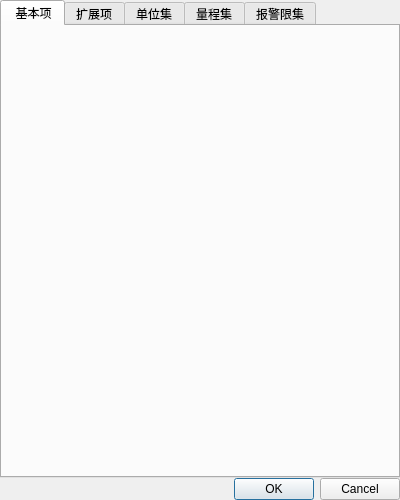
<?xml version="1.0" encoding="UTF-8"?>
<ui version="4.0">
 <class>VariantEditDialog</class>
 <widget class="QDialog" name="VariantEditDialog">
  <property name="geometry">
   <rect>
    <x>0</x>
    <y>0</y>
    <width>400</width>
    <height>500</height>
   </rect>
  </property>
  <property name="windowTitle">
   <string>Dialog</string>
  </property>
  <layout class="QVBoxLayout" name="verticalLayout" stretch="6,1">
   <property name="spacing">
    <number>0</number>
   </property>
   <property name="leftMargin">
    <number>0</number>
   </property>
   <property name="topMargin">
    <number>0</number>
   </property>
   <property name="rightMargin">
    <number>0</number>
   </property>
   <property name="bottomMargin">
    <number>0</number>
   </property>
   <item>
    <widget class="QTabWidget" name="tw">
     <property name="sizePolicy">
      <sizepolicy hsizetype="Expanding" vsizetype="Preferred">
       <horstretch>0</horstretch>
       <verstretch>0</verstretch>
      </sizepolicy>
     </property>
     <property name="currentIndex">
      <number>0</number>
     </property>
     <widget class="QWidget" name="tab_basic">
      <attribute name="title">
       <string> 基本项</string>
      </attribute>
     </widget>
     <widget class="QWidget" name="tab_extend">
      <attribute name="title">
       <string>扩展项</string>
      </attribute>
     </widget>
     <widget class="QWidget" name="tab_unit_set">
      <attribute name="title">
       <string>单位集</string>
      </attribute>
     </widget>
     <widget class="QWidget" name="tab_miles_set">
      <attribute name="title">
       <string>量程集</string>
      </attribute>
     </widget>
     <widget class="QWidget" name="tab_alarm_limits_set">
      <attribute name="title">
       <string>报警限集</string>
      </attribute>
     </widget>
    </widget>
   </item>
   <item>
    <widget class="QDialogButtonBox" name="buttonBox">
     <property name="orientation">
      <enum>Qt::Horizontal</enum>
     </property>
     <property name="standardButtons">
      <set>QDialogButtonBox::Cancel|QDialogButtonBox::Ok</set>
     </property>
    </widget>
   </item>
  </layout>
 </widget>
 <resources/>
 <connections>
  <connection>
   <sender>buttonBox</sender>
   <signal>accepted()</signal>
   <receiver>VariantEditDialog</receiver>
   <slot>accept()</slot>
   <hints>
    <hint type="sourcelabel">
     <x>248</x>
     <y>254</y>
    </hint>
    <hint type="destinationlabel">
     <x>157</x>
     <y>274</y>
    </hint>
   </hints>
  </connection>
  <connection>
   <sender>buttonBox</sender>
   <signal>rejected()</signal>
   <receiver>VariantEditDialog</receiver>
   <slot>reject()</slot>
   <hints>
    <hint type="sourcelabel">
     <x>316</x>
     <y>260</y>
    </hint>
    <hint type="destinationlabel">
     <x>286</x>
     <y>274</y>
    </hint>
   </hints>
  </connection>
 </connections>
</ui>
